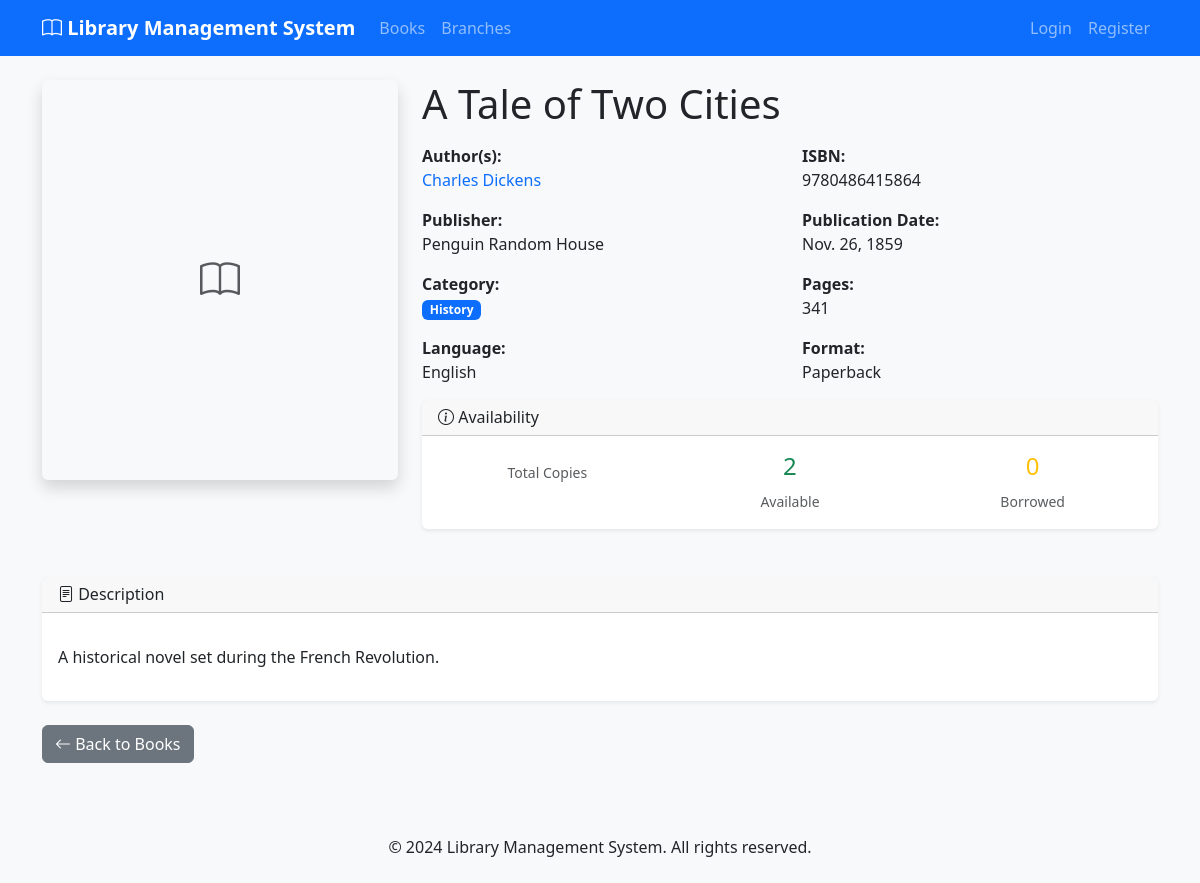
/books/9/, run on the app's committed database.
### books/models.py (models this page shows, shortened)
class Book(models.Model):
    LANGUAGE_CHOICES = [
        ('en', 'English'),
        ('dv', 'Dhivehi'),
        ('ar', 'Arabic'),
        ('hi', 'Hindi'),
        ('es', 'Spanish'),
        ('fr', 'French'),
        ('other', 'Other'),
    ]
    FORMAT_CHOICES = [
        ('hardcover', 'Hardcover'),
        ('paperback', 'Paperback'),
        ('ebook', 'E-book'),
        ('audiobook', 'Audiobook'),
    ]
    isbn_validator = RegexValidator(
        regex=r'^(?:ISBN(?:-1[03])?:? )?(?=[0-9X]{10}$|(?=(?:[0-9]+[- ]){3})[- 0-9X]{13}$|97[89][0-9]{10}$|(?=(?:[0-9]+[- ]){4})[- 0-9]{17}$)(?:97[89][- ]?)?[0-9]{1,5}[- ]?[0-9]+[- ]?[0-9]+[- ]?[0-9X]$',
        message='Enter a valid ISBN number.'
    )
    isbn = models.CharField(max_length=17, unique=True, validators=[isbn_validator])
    title = models.CharField(max_length=300)
    subtitle = models.CharField(max_length=300, blank=True)
    authors = models.ManyToManyField(Author, related_name='books')
    publisher = models.ForeignKey(Publisher, on_delete=models.SET_NULL, blank=True, null=True)
    publication_date = models.DateField()
    edition = models.CharField(max_length=50, blank=True)
    pages = models.PositiveIntegerField()
    language = models.CharField(max_length=10, choices=LANGUAGE_CHOICES, default='en')
    format = models.CharField(max_length=20, choices=FORMAT_CHOICES, default='paperback')
    category = models.ForeignKey(Category, on_delete=models.SET_NULL, blank=True, null=True)
    description = models.TextField(blank=True)
    cover_image = models.ImageField(upload_to='book_covers/', blank=True, null=True)
    price = models.DecimalField(max_digits=10, decimal_places=2, default=Decimal('0.00'))
    is_active = models.BooleanField(default=True)
    created_at = models.DateTimeField(auto_now_add=True)
    updated_at = models.DateTimeField(auto_now=True)
    class Meta:
        ordering = ['title']
    @property
    def available_copies_count(self):
        return self.book_copies.filter(status='available').count()
    @property
    def borrowed_copies_count(self):
        return self.book_copies.filter(status='borrowed').count()

class Author(models.Model):
    first_name = models.CharField(max_length=100)
    last_name = models.CharField(max_length=100)
    biography = models.TextField(blank=True)
    birth_date = models.DateField(blank=True, null=True)
    death_date = models.DateField(blank=True, null=True)
    nationality = models.CharField(max_length=50, blank=True)
    class Meta:
        ordering = ['last_name', 'first_name']
    @property
    def full_name(self):
        return f"{self.first_name} {self.last_name}"

class Publisher(models.Model):
    name = models.CharField(max_length=200, unique=True)
    address = models.TextField(blank=True)
    website = models.URLField(blank=True)
    contact_email = models.EmailField(blank=True)
    established_year = models.PositiveIntegerField(blank=True, null=True)
    class Meta:
        ordering = ['name']

class Category(models.Model):
    name = models.CharField(max_length=100, unique=True)
    description = models.TextField(blank=True)
    parent_category = models.ForeignKey(
        'self',
        on_delete=models.SET_NULL,
        blank=True,
        null=True,
        related_name='subcategories'
    )
    class Meta:
        verbose_name_plural = 'Categories'
        ordering = ['name']

### books/views.py (the view)
# urls.py: path('<int:pk>/', views.BookDetailView.as_view(), name='book_detail'),
class BookDetailView(DetailView):
    model = Book
    template_name = 'books/book_detail.html'
    context_object_name = 'book'
    def get_context_data(self, **kwargs):
        context = super().get_context_data(**kwargs)
        book = self.get_object()
        context['available_copies'] = book.book_copies.filter(status='available')
        context['user_can_reserve'] = (
            self.request.user.is_authenticated and
            not book.reservations.filter(user=self.request.user, status='active').exists()
        )
        return context

### templates/books/book_detail.html (shortened to what this page needs)
{% extends 'base.html' %}
{% load static %}
{% block content %}
<div class="row">
    <div class="col-md-4">
        {% if book.cover_image %}
        <img src="{{ book.cover_image.url }}"
             class="img-fluid rounded shadow"
             alt="{{ book.title }}">
        {% else %}
        <div class="bg-light d-flex align-items-center justify-content-center rounded shadow"
             style="height: 400px;">
            <i class="bi bi-book fs-1 text-muted"></i>
        </div>
        {% endif %}
    </div>
    <div class="col-md-8">
        <div class="mb-3">
            <h1>{{ book.title }}</h1>
        </div>
        <div class="row mb-3">
            <div class="col-sm-6">
                <strong>Author(s):</strong><br>
                {% for author in book.authors.all %}
                    <a href="{% url 'books:by_author' author.id %}" class="text-decoration-none">
                        {{ author.full_name }}
                    </a>{% if not forloop.last %}, {% endif %}
                {% empty %}
                    Unknown Author
                {% endfor %}
            </div>
            <div class="col-sm-6">
                <strong>ISBN:</strong><br>
                {{ book.isbn }}
            </div>
        </div>
        <div class="row mb-3">
            <div class="col-sm-6">
                <strong>Publisher:</strong><br>
                {% if book.publisher %}
                    {{ book.publisher.name }}
                {% else %}
                    Unknown Publisher
                {% endif %}
            </div>
            <div class="col-sm-6">
                <strong>Publication Date:</strong><br>
                {{ book.publication_date }}
            </div>
        </div>
        <div class="row mb-3">
            <div class="col-sm-6">
                <strong>Category:</strong><br>
                {% if book.category %}
                    <a href="{% url 'books:by_category' book.category.id %}" class="badge bg-primary text-decoration-none">
                        {{ book.category.name }}
                    </a>
                {% else %}
                    <span class="text-muted">Uncategorized</span>
                {% endif %}
            </div>
            <div class="col-sm-6">
                <strong>Pages:</strong><br>
                {{ book.pages }}
            </div>
        </div>
        <div class="row mb-3">
            <div class="col-sm-6">
                <strong>Language:</strong><br>
                {{ book.get_language_display }}
            </div>
            <div class="col-sm-6">
                <strong>Format:</strong><br>
                {{ book.get_format_display }}
            </div>
        </div>
        <div class="row mb-4">
            <div class="col-12">
                <div class="card">
                    <div class="card-header">
                        <h6 class="mb-0"><i class="bi bi-info-circle"></i> Availability</h6>
                    </div>
                    <div class="card-body">
                        <div class="row">
                            <div class="col-md-4">
                                <div class="text-center">
                                    <small class="text-muted">Total Copies</small>
                                </div>
                            </div>
                            <div class="col-md-4">
                                <div class="text-center">
                                    <h4 class="text-success">{{ book.available_copies_count }}</h4>
                                    <small class="text-muted">Available</small>
                                </div>
                            </div>
                            <div class="col-md-4">
                                <div class="text-center">
                                    <h4 class="text-warning">{{ book.borrowed_copies_count }}</h4>
                                    <small class="text-muted">Borrowed</small>
                                </div>
                            </div>
                        </div>
                    </div>
                </div>
            </div>
        </div>
    </div>
</div>
{% if book.description %}
<div class="row mt-4">
    <div class="col-12">
        <div class="card">
            <div class="card-header">
                <h6 class="mb-0"><i class="bi bi-file-text"></i> Description</h6>
            </div>
            <div class="card-body">
                <p>{{ book.description|linebreaks }}</p>
            </div>
        </div>
    </div>
</div>
{% endif %}
<div class="row mt-4">
    <div class="col-12">
        <a href="{% url 'books:book_list' %}" class="btn btn-secondary">
            <i class="bi bi-arrow-left"></i> Back to Books
        </a>
    </div>
</div>
{% endblock %}

### static/css/custom.css (style rules this page uses)
body { background-color: #f8f9fa; }
.card { border: none; box-shadow: 0 0.125rem 0.25rem rgba(0, 0, 0, 0.075); transition: box-shadow 0.15s ease-in-out; }
.btn { border-radius: 6px; }

### data on the page
Book: title "A Tale of Two Cities", isbn "9780486415864", publisher.name "Penguin Random House", publication_date "Nov. 26, 1859", category.name "History", pages "341", language "English", format "Paperback", available_copies_count "2", borrowed_copies_count "0", description "A historical novel set during the French Revolution."
Author: full_name "Charles Dickens"
